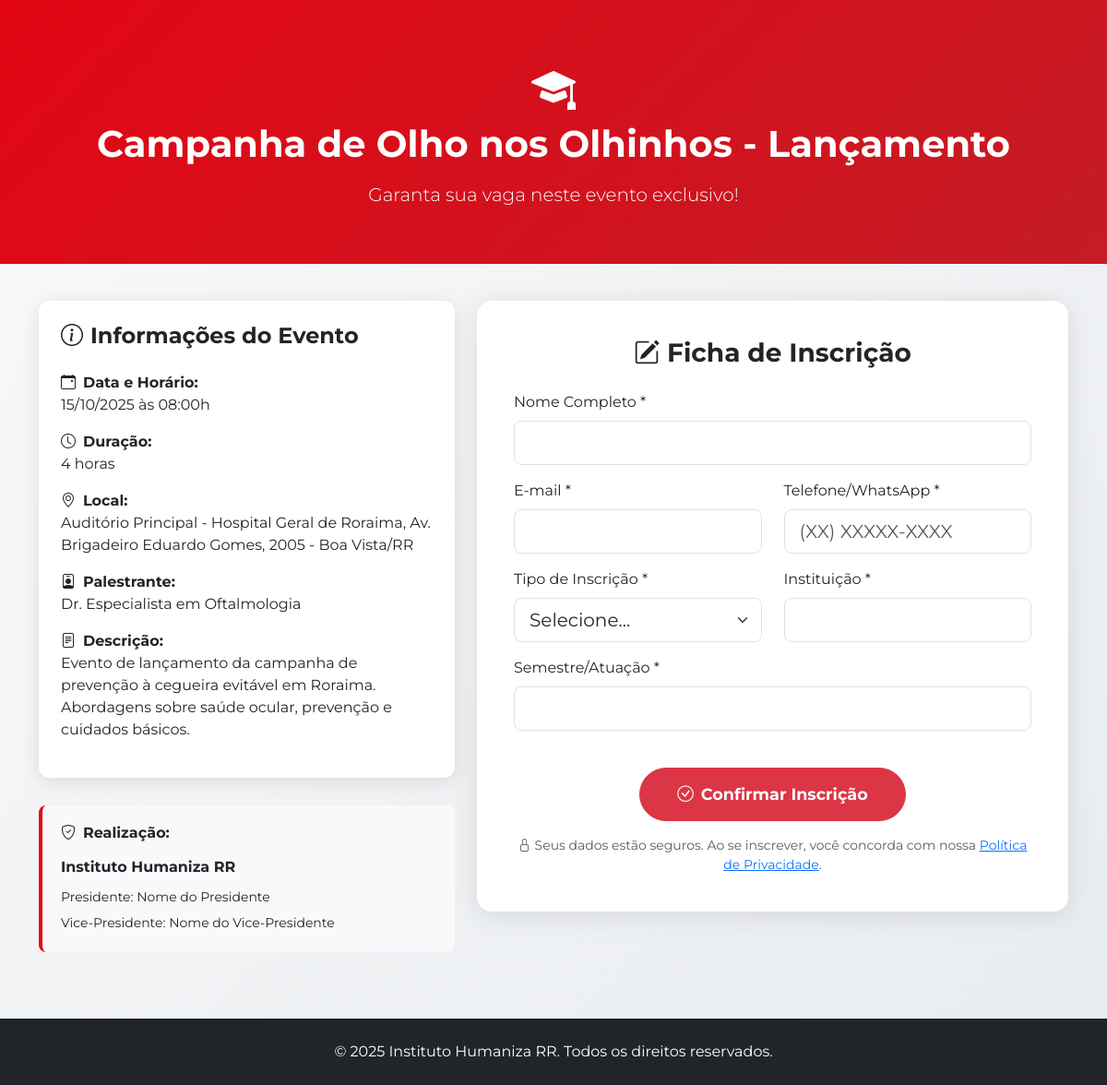
/public/inscricao.php?id=1, run on the app's committed database.
### tables this page shows
CREATE TABLE IF NOT EXISTS cursos (
    id INT AUTO_INCREMENT PRIMARY KEY,
    nome VARCHAR(255) NOT NULL,
    descricao TEXT,
    duracao VARCHAR(50) NOT NULL,
    local VARCHAR(255) NOT NULL,
    palestrante VARCHAR(255) NOT NULL,
    presidente VARCHAR(255) NOT NULL,
    vice_presidente VARCHAR(255) NOT NULL,
    data_evento DATETIME NOT NULL,
    status ENUM('Aberto', 'Rascunho', 'Encerrado') DEFAULT 'Rascunho',
    created_at TIMESTAMP DEFAULT CURRENT_TIMESTAMP
);

### models/Curso.php (called while the page is built, shortened)
<?php
class Curso {
    private $conn;
    private $tabela = "cursos";
    public function __construct($db) {
        $this->conn = $db;
    }
    public function lerPorId($id) {
        $query = "SELECT * FROM " . $this->tabela . " WHERE id = :id";
        $stmt = $this->conn->prepare($query);
        $stmt->bindParam(":id", $id);
        $stmt->execute();
        return $stmt->fetch(PDO::FETCH_ASSOC);
    }
}
?>

### public/inscricao.php (the view, shortened to what this page needs)
<?php
require_once '../models/Curso.php';
$database = new Database();
$db = $database->getConnection();
$curso = new Curso($db);
$id_curso = (int)$_GET['id'];
$curso_item = $curso->lerPorId($id_curso);
if (!$curso_item || $curso_item['status'] != 'Aberto') {
    $titulo_pagina = "Inscrições Encerradas";
    $curso_indisponivel = true;
} else {
    $curso_indisponivel = false;
}
?>
<!DOCTYPE html>
<html lang="pt-br">
<head>
    <link href="https://cdn.jsdelivr.net/npm/bootstrap@5.3.0/dist/css/bootstrap.min.css" rel="stylesheet">
    <link href="https://cdn.jsdelivr.net/npm/bootstrap-icons@1.10.0/font/bootstrap-icons.css" rel="stylesheet">
</head>
<body>
    <section class="hero-section text-center">
        <div class="container">
            <i class="bi bi-mortarboard-fill icone-curso"></i>
            <h1 class="fw-bold mb-3"><?= $curso_indisponivel ? 'Inscrições Encerradas' : htmlspecialchars($curso_item['nome']) ?></h1>
            <?php if (!$curso_indisponivel): ?>
                <p class="lead mb-0">Garanta sua vaga neste evento exclusivo!</p>
            <?php endif; ?>
        </div>
    </section>
    <div class="container mb-5">
        <?php if ($curso_indisponivel): ?>
            <div class="row justify-content-center">
                <div class="col-md-8">
                    <div class="card card-info p-5 text-center">
                        <i class="bi bi-exclamation-triangle-fill text-warning fs-1 mb-3"></i>
                        <h3 class="mb-3">Inscrições Indisponíveis</h3>
                        <p class="text-muted mb-4">
                            <?php if (!$curso_item): ?>
                                Este curso não foi encontrado ou foi removido.
                            <?php else: ?>
                                As inscrições para este curso estão temporariamente fechadas.
                                Entre em contato conosco para mais informações.
                            <?php endif; ?>
                        </p>
                        <a href="../index.php" class="btn btn-outline-danger px-4">
                            <i class="bi bi-house me-2"></i>Voltar ao Site
                        </a>
                    </div>
                </div>
            </div>
        <?php else: ?>
            <div class="row">
                <div class="col-lg-5 mb-4">
                    <div class="card card-info p-4 mb-3">
                        <h4 class="fw-bold mb-4"><i class="bi bi-info-circle me-2"></i>Informações do Evento</h4>
                        <div class="mb-3">
                            <strong><i class="bi bi-calendar-event me-2"></i>Data e Horário:</strong><br>
                            <?= date('d/m/Y \à\s H:i', strtotime($curso_item['data_evento'])) ?>h
                        </div>
                        <div class="mb-3">
                            <strong><i class="bi bi-clock me-2"></i>Duração:</strong><br>
                            <?= htmlspecialchars($curso_item['duracao']) ?>
                        </div>
                        <div class="mb-3">
                            <strong><i class="bi bi-geo-alt me-2"></i>Local:</strong><br>
                            <?= htmlspecialchars($curso_item['local']) ?>
                        </div>
                        <div class="mb-3">
                            <strong><i class="bi bi-person-badge me-2"></i>Palestrante:</strong><br>
                            <?= htmlspecialchars($curso_item['palestrante']) ?>
                        </div>
                        <?php if (!empty($curso_item['descricao'])): ?>
                        <div class="mb-3">
                            <strong><i class="bi bi-file-text me-2"></i>Descrição:</strong><br>
                            <?= nl2br(htmlspecialchars($curso_item['descricao'])) ?>
                        </div>
                        <?php endif; ?>
                    </div>
                    <div class="chancela">
                        <h6 class="fw-bold mb-3"><i class="bi bi-shield-check me-2"></i>Realização:</h6>
                        <p class="mb-2"><strong>Instituto Humaniza RR</strong></p>
                        <p class="mb-1"><small>Presidente: <?= htmlspecialchars($curso_item['presidente']) ?></small></p>
                        <p class="mb-0"><small>Vice-Presidente: <?= htmlspecialchars($curso_item['vice_presidente']) ?></small></p>
                    </div>
                </div>
                <div class="col-lg-7">
                    <div class="form-container">
                        <h3 class="fw-bold mb-4 text-center">
                            <i class="bi bi-pencil-square me-2"></i>Ficha de Inscrição
                        </h3>
                        <form action="processar_inscricao.php?id_curso=<?= $id_curso ?>" method="POST">
                            <div class="row">
                                <div class="col-md-12 mb-3">
                                    <label for="nome" class="form-label">Nome Completo *</label>
                                    <input type="text" class="form-control form-control-lg" id="nome" name="nome" required>
                                </div>
                                <div class="col-md-6 mb-3">
                                    <label for="email" class="form-label">E-mail *</label>
                                    <input type="email" class="form-control form-control-lg" id="email" name="email" required>
                                </div>
                                <div class="col-md-6 mb-3">
                                    <label for="telefone" class="form-label">Telefone/WhatsApp *</label>
                                    <input type="tel" class="form-control form-control-lg" id="telefone" name="telefone"
                                           placeholder="(XX) XXXXX-XXXX" required maxlength="15">
                                </div>
                                <div class="col-md-6 mb-3">
                                    <label for="tipo" class="form-label">Tipo de Inscrição *</label>
                                    <select class="form-select form-select-lg" id="tipo" name="tipo" required onchange="toggleCampoExtra()">
                                        <option value="">Selecione...</option>
                                    </select>
                                </div>
                                <div class="col-md-6 mb-3">
                                    <label for="instituicao" class="form-label" id="label_extra">Instituição *</label>
                                    <input type="text" class="form-control form-control-lg" id="instituicao" name="instituicao" required>
                                </div>
                                <div class="col-md-12 mb-3">
                                    <label for="semestre_atuacao" class="form-label" id="label_semestre">Semestre/Atuação *</label>
                                    <input type="text" class="form-control form-control-lg" id="semestre_atuacao" name="semestre_atuacao"
                                           placeholder="Ex: 5º semestre ou Cardiologia" required>
                                </div>
                            </div>
                            <div class="text-center mt-4">
                                <button type="submit" class="btn btn-danger btn-inscrever">
                                    <i class="bi bi-check-circle me-2"></i>Confirmar Inscrição
                                </button>
                            </div>
                            <p class="text-muted text-center mt-3 mb-0 small">
                                <i class="bi bi-lock me-1"></i>Seus dados estão seguros. Ao se inscrever, você concorda com nossa
                                <a href="../politica-privacidade.php" target="_blank">Política de Privacidade</a>.
                            </p>
                        </form>
                    </div>
                </div>
            </div>
        <?php endif; ?>
    </div>
    <footer class="bg-dark text-white text-center py-4 mt-5">
        <div class="container">
            <p class="mb-0">&copy; 2025 Instituto Humaniza RR. Todos os direitos reservados.</p>
        </div>
    </footer>
</body>
</html>

### public/inscricao.php (style rules this page uses)
body { font-family: 'Montserrat', sans-serif; background: linear-gradient(135deg, #f8f9fa 0%, #e9ecef 100%); min-height: 100vh; }
.hero-section { background: linear-gradient(135deg, #E30613 0%, #c41c26 100%); color: white; padding: 60px 0; margin-bottom: 40px; }
.card-info { border: none; border-radius: 12px; box-shadow: 0 4px 20px rgba(0,0,0,0.1); transition: transform 0.2s; }
.form-container { background: white; border-radius: 16px; padding: 40px; box-shadow: 0 4px 30px rgba(0,0,0,0.1); }
.btn-inscrever { padding: 15px 40px; font-weight: 700; font-size: 1.1rem; border-radius: 50px; }
.chancela { background: #f8f9fa; border-left: 4px solid #E30613; padding: 20px; margin-top: 30px; border-radius: 8px; }
.icone-curso { font-size: 3rem; margin-bottom: 20px; }

### data on the page
cursos: nome "Campanha de Olho nos Olhinhos - Lançamento", data_evento "15/10/2025 às 08:00", duracao "4 horas", local "Auditório Principal - Hospital Geral de Roraima, Av. Brigadeiro Eduardo Gomes, 2005 - Boa Vista/RR", palestrante "Dr. Especialista em Oftalmologia", descricao "Evento de lançamento da campanha de prevenção à cegueira evitável em Roraima. Abordagens sobre saúde ocular, prevenção e cuidados básicos.", presidente "Nome do Presidente", vice_presidente "Nome do Vice-Presidente"
